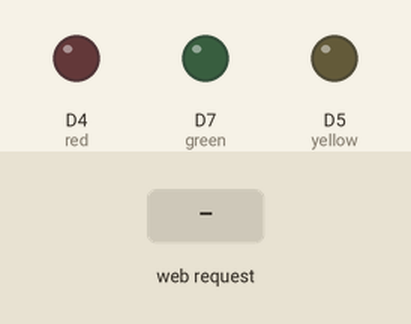
This program was run on a simulated ESP8266 (NodeMCU). Shown: output pins drawn as LEDs (lit = HIGH). Inputs (shaded band) come from the test bench. WiFi joins after 1.5 s; servers stay silent unless stated; what the program prints to the serial monitor is not drawn.

Above: at 2.7 s.
2.8 s: HTTP request GET /redON received
At 4.0 s:
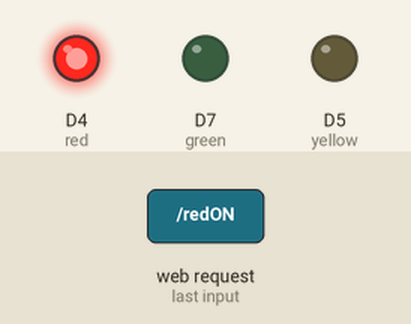
4.3 s: HTTP request GET /greenON received
At 5.1 s:
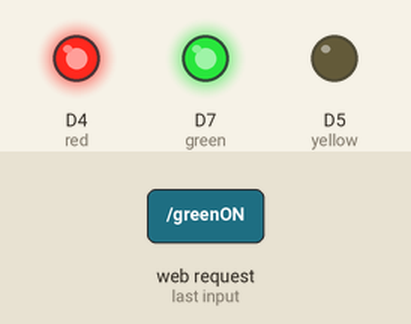
5.8 s: HTTP request GET /redOFF received
At 6.2 s:
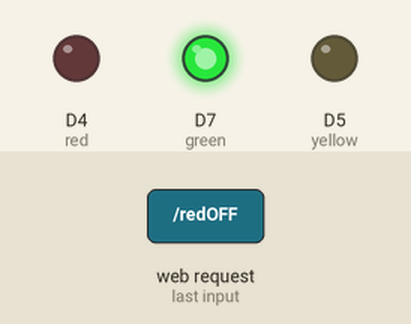
7.3 s: HTTP request GET /yellowOFF received
At 8.5 s:
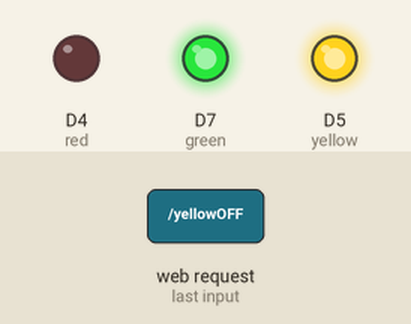
8.8 s: HTTP request GET /greenOFF received
At 9.7 s:
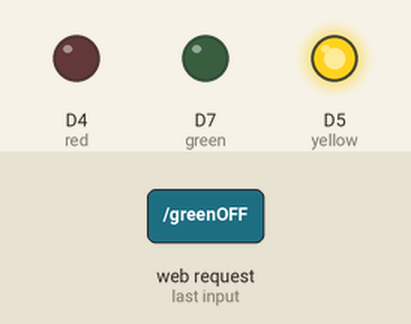
10.3 s: HTTP request GET /yellowON received
At 10.9 s:
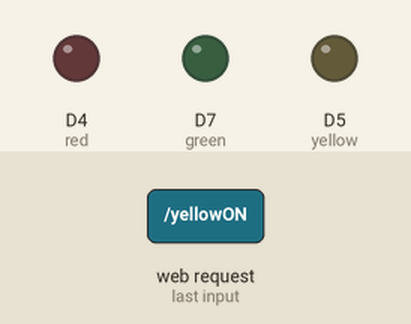
Timing chart, 0 to 12.8 s (numbered marks = the images above; inputs shaded):
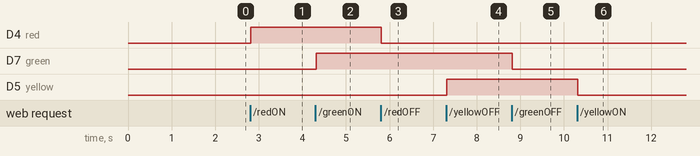

The program:

main.cpp
```cpp
#include <Arduino.h>
#include <ESPAsyncWebServer.h>
#include <ESP8266WiFi.h>

// put function declarations here:
const char *ap_ssid = "kelapamuda";
const char *ap_password = "sdawegan";

const char *sta_ssid = "TEKNIK UNSOED D3";
const char *sta_password = "";

AsyncWebServer server(80);
String webpage;

int yellow = D5;
int green = D7;
int red = LED_BUILTIN;

void setup() {
  // put your setup code here, to run once:

  pinMode (red, OUTPUT);
  pinMode (green, OUTPUT);
  pinMode (yellow, OUTPUT);

  Serial.begin(9600);
  delay (10);

  // setting mode access point
  // Serial.println("Configure access point");
  // WiFi.mode(WIFI_AP);
  // WiFi.softAP(ap_ssid, ap_password);
  // Serial.print("Wifi: ");
  // Serial.println(ap_ssid);
  // Serial.print("IP address: ");
  // Serial.println(WiFi.softAPIP());

  // setting mode station
  Serial.print("Connecting to ");
  Serial.println(sta_ssid);

  WiFi.mode(WIFI_STA);
  WiFi.begin(sta_ssid, sta_password);

  while (WiFi.status() != WL_CONNECTED)
  {
    delay(300);
    Serial.print(".");
  }

  Serial.println("");
  Serial.println("WiFi connected");
  Serial.print("IP address: ");
  Serial.println(WiFi.localIP());

  webpage+= "<h1> Web Control ESP8266</h1>";
  webpage+= "<p>LED 1: ";
  webpage+= "<a href=\"redON\"\"><button>ON</button></a><a href=\"redOFF\"\"><button>OFF</button></a></p><br>";
  webpage+= "<p>LED 2: ";
  webpage+= "<a href=\"greenON\"\"><button>ON</button></a><a href=\"greenOFF\"\"><button>OFF</button></a></p><br>";
  webpage+= "<p>LED 3: ";
  webpage+= "<a href=\"yellowON\"\"><button>ON</button></a><a href=\"yellowOFF\"\"><button>OFF</button></a></p>";

  server.on("/", HTTP_GET, [](AsyncWebServerRequest *request){
    request->send(200, "text/html", webpage);
  });

  server.on("/redON", HTTP_GET, [](AsyncWebServerRequest *request){
    digitalWrite(red, HIGH);
    request->send(200, "text/html", webpage);
  });

  server.on("/greenON", HTTP_GET, [](AsyncWebServerRequest *request){
    digitalWrite(green, HIGH);
    request->send(200, "text/html", webpage);
  });

  server.on("/yellowON", HTTP_GET, [](AsyncWebServerRequest *request){
    digitalWrite(yellow, LOW);
    request->send(200, "text/html", webpage);
  });

  server.on("/redOFF", HTTP_GET, [](AsyncWebServerRequest *request){
    digitalWrite(red, LOW);
    request->send(200, "text/html", webpage);
  });

  server.on("/greenOFF", HTTP_GET, [](AsyncWebServerRequest *request){
    digitalWrite(green, LOW);
    request->send(200, "text/html", webpage);
  });

  server.on("/yellowOFF", HTTP_GET, [](AsyncWebServerRequest *request){
    digitalWrite(yellow, HIGH);
    request->send(200, "text/html", webpage);
  });

  server.begin();

}

void loop() {
  // put your main code here, to run repeatedly:


}

// put function definitions here:
int myFunction(int x, int y) {
  return x + y;
}
```

Measured:
- after the input at 2.8 s, D4 (red): LOW → HIGH at once
- after the input at 4.3 s, D7 (green): LOW → HIGH at once
- after the input at 5.8 s, D4 (red): HIGH → LOW at once
- after the input at 7.3 s, D5 (yellow): LOW → HIGH at once
- after the input at 8.8 s, D7 (green): HIGH → LOW at once
- after the input at 10.3 s, D5 (yellow): HIGH → LOW at once
